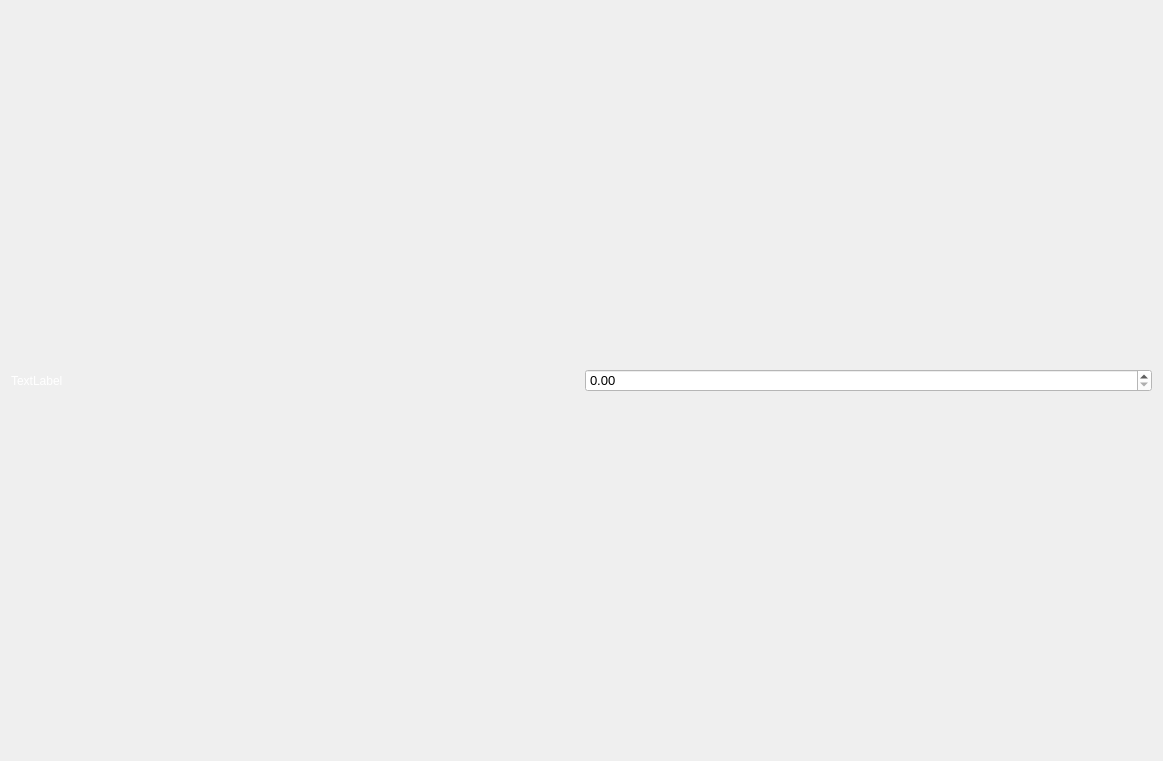
<?xml version="1.0" encoding="UTF-8"?>
<ui version="4.0">
 <class>Form</class>
 <widget class="QWidget" name="Form">
  <property name="geometry">
   <rect>
    <x>0</x>
    <y>0</y>
    <width>1163</width>
    <height>761</height>
   </rect>
  </property>
  <property name="windowTitle">
   <string>Form</string>
  </property>
  <layout class="QHBoxLayout" name="horizontalLayout_6">
   <item>
    <layout class="QHBoxLayout" name="horizontalLayout_15">
     <item>
      <widget class="QLabel" name="label_13">
       <property name="styleSheet">
        <string notr="true">color:white;</string>
       </property>
       <property name="text">
        <string>TextLabel</string>
       </property>
      </widget>
     </item>
     <item>
      <widget class="QDoubleSpinBox" name="doubleSpinBox_5">
       <property name="font">
        <font>
         <pointsize>10</pointsize>
        </font>
       </property>
       <property name="styleSheet">
        <string notr="true">background:white;</string>
       </property>
      </widget>
     </item>
    </layout>
   </item>
  </layout>
 </widget>
 <resources/>
 <connections/>
</ui>
